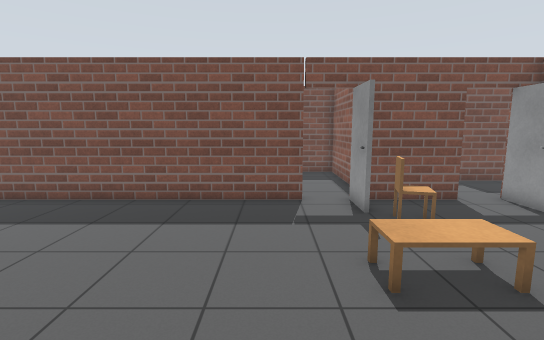
[1] (above)

14 first-person views from a walk through a robot-simulator world made for Gazebo. The camera is 1.3 m above the floor, tilts 8° down and sees 85° across. The floor is counted in squares, 0.5 m on a side. Each view is taken from the middle of a square. On the plan, view 1 faces up. The plan holds only what a view shows up to about 19 squares ahead; the rest is blank. The place goes on beyond the plan. Simple shapes stand in for some stock models. Surface patterns are stand-ins for the level's own textures.

[2]
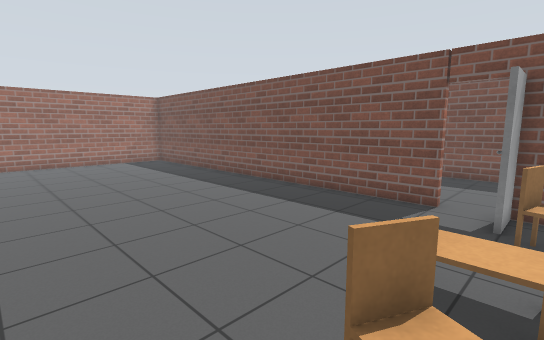

[3]
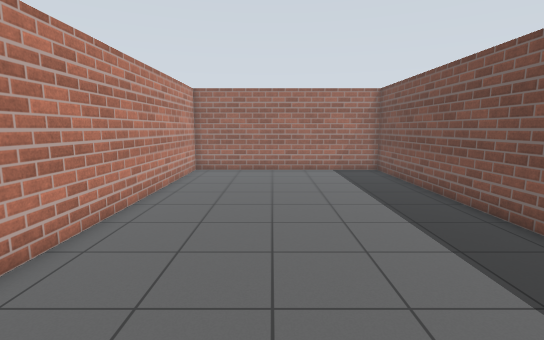

[4]
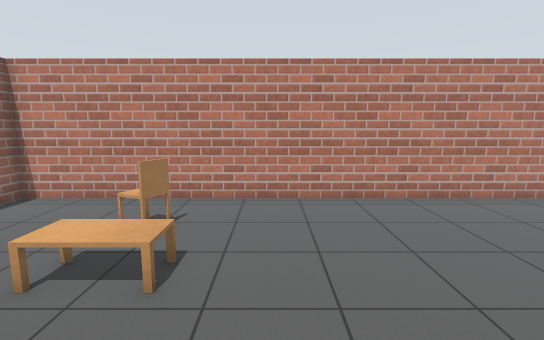

[5]
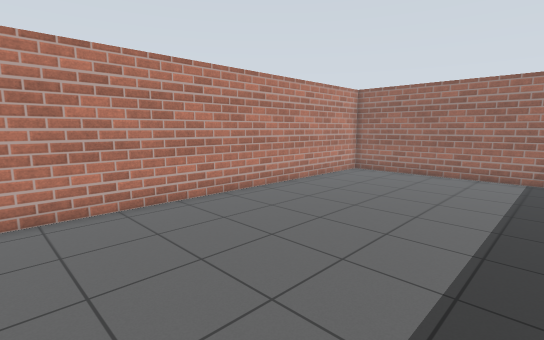

[6]
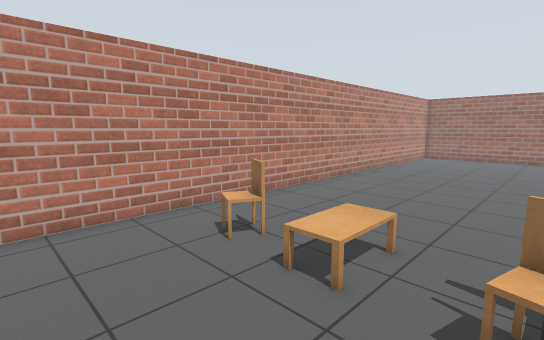

[7]
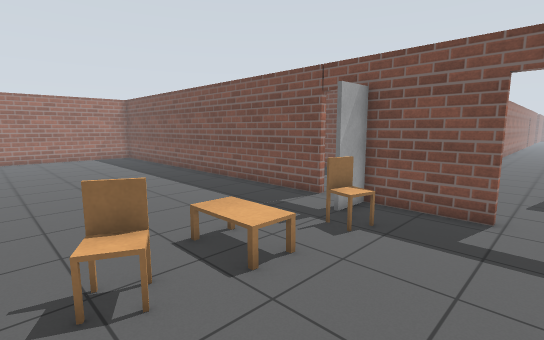

[8]
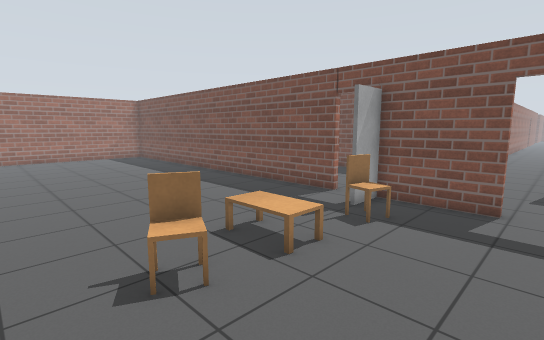

[9]
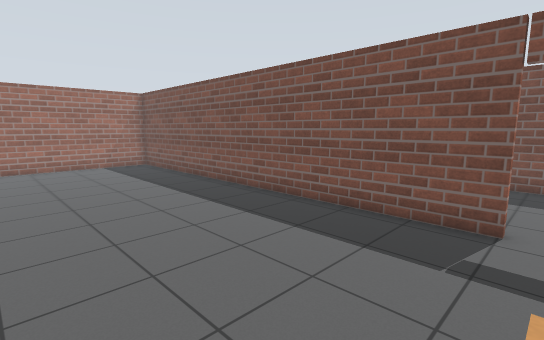

[10]
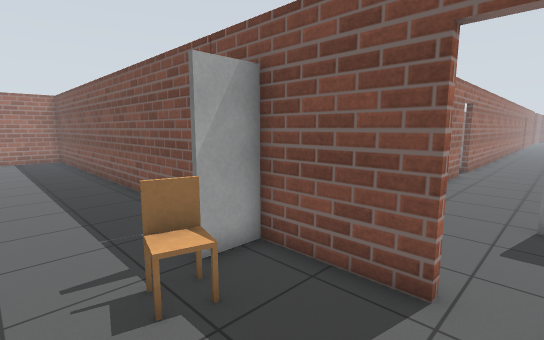

[11]
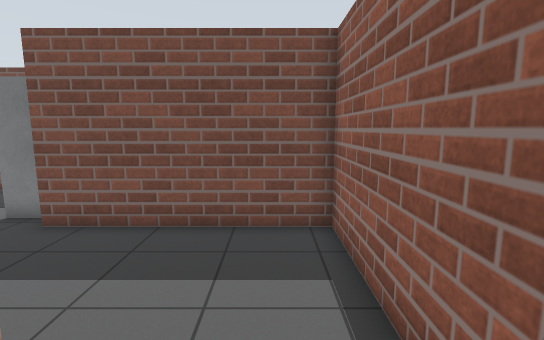

[12]
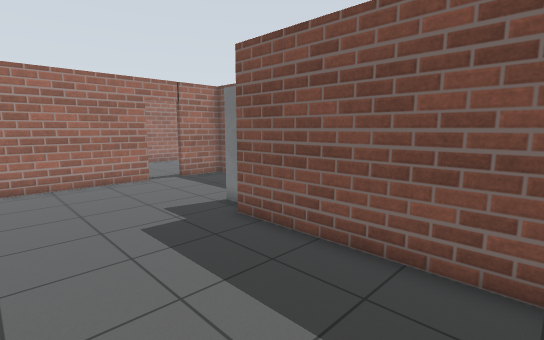

[13]
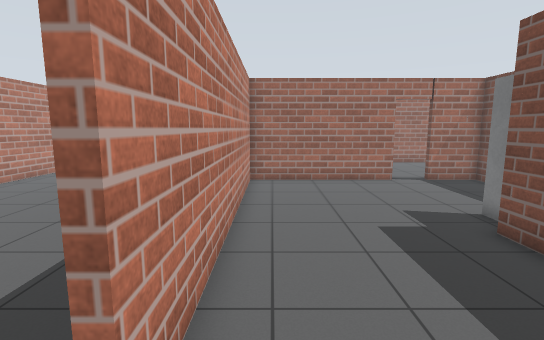

[14]
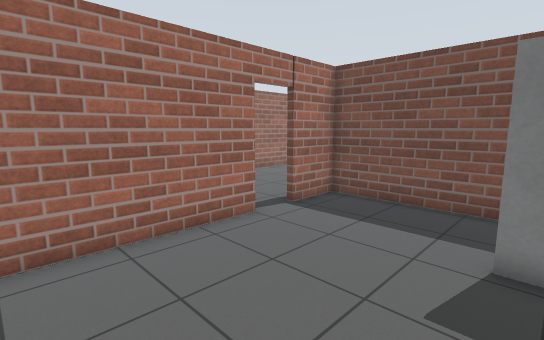

### Floor plan
Points are (right, up) in squares from view 1. A wall is a line through its corners. A room is listed if a view was taken in it or the views show most of it. See-through windows are left out.
Room 1 (views 1, 2, 3, 4, 5, 6, 7, 8, 9, 10, 11)
walls: (1.1, 10.6) (-19.5, 10.6) (-19.5, -0.8) (8.5, -0.8); (6.8, 10.6) (3, 10.6)
ways out: open door at (2.5, 11) to room 2; open door at (7.5, 11)
objects: coffee table (2, 4) to (4, 6); chair (3, 2) to (4, 3); chair (3, 8) to (4, 9); door leaf (3, 9) to (3, 10)
Room 2 (views 12, 13, 14)
walls: (-6.1, 22.3) (-11.8, 22.3) (-11.8, 19.8); (-11.8, 18.1) (-11.8, 10.9) (1.1, 10.9); (3.6, 11.5) (3.6, 17.6) (-4.1, 17.6)
ways out: open door at (2.5, 11) to room 1; open door at (-12, 18.5)
objects: door leaf (-6, 18) to (-4, 19)

Where each view was taken, in squares from view 1:
view 1: 0 up, 0 right, facing up
view 2: 0 up, 4 right, facing up-left
view 3: 4 up, 1 left, facing left
view 4: 10 up, 0 right, facing down
view 5: 9 up, 2 left, facing down-left
view 6: 8 up, 8 right, facing down-left
view 7: 1 up, 8 right, facing up-left
view 8: 0 up, 8 right, facing up-left
view 9: 2 up, 2 right, facing up-left
view 10: 6 up, 8 right, facing up-left
view 11: 10 up, 2 right, facing up
view 12: 12 up, 3 right, facing up-left
view 13: 12 up, 3 right, facing left
view 14: 12 up, 5 left, facing up-left
